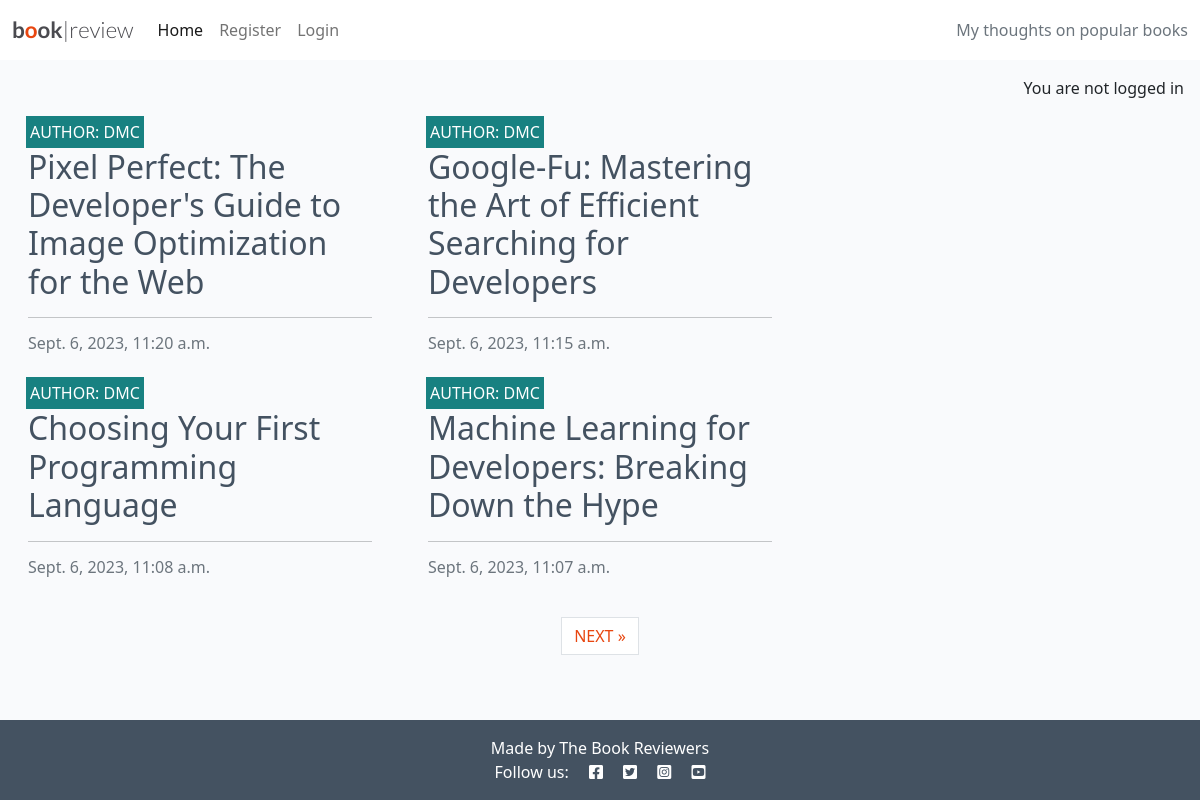
The page / on the database its author committed.
### blog/models.py (models this page shows, shortened)
class Post(models.Model):
    title = models.CharField(max_length=200, unique=True)
    slug = models.SlugField(max_length=200, unique=True)
    author = models.ForeignKey(User, on_delete=models.CASCADE, related_name="blog_posts", default='DMC')
    content = models.TextField()
    created_on = models.DateTimeField(auto_now_add=True)
    status = models.IntegerField(choices=STATUS, default=0)
    updated_on = models.DateTimeField(auto_now=True)
    class Meta:
        ordering = ["-created_on"]

### blog/views.py (the view)
# urls.py: path('', views.PostList.as_view(), name='home'),
class PostList(generic.ListView):  # Generic view, therefore template name is inferred: post_list.html
    queryset = Post.objects.all().filter(status=1).order_by("-created_on")
    template_name = "blog/index.html"
    paginate_by = 4

### blog/templates/blog/index.html (shortened to what this page needs)
{% extends "base.html" %}
{% block content %}
<div class="container-fluid">
    <div class="row">
        <div class="col-12 mt-3 left">
            <div class="row">
                {% for post in post_list %}
                <div class="col-md-4">
                    <div class="card mb-4">
                        <div class="card-body">
                            <div class="image-container">
                                <div class="image-flash">
                                    <p class="author">Author: {{ post.author }}</p>
                                </div>
                            </div>
                            <a href="{% url 'post_detail' post.slug %}" class="post-link">
                                <h2 class="card-title">{{ post.title }}</h2>
                            </a>
                            <hr />
                            <p class="card-text text-muted h6">{{ post.created_on}}
                            </p>
                        </div>
                    </div>
                </div>
                {% if forloop.counter|divisibleby:2 %}
            </div>
            <div class="row">
                {% endif %}
                {% endfor %}
            </div>
        </div>
    </div>
    {% if is_paginated %}
    <nav aria-label="Page navigation">
        <ul class="pagination justify-content-center">
            {% if page_obj.has_next %}
            <li><a href="?page={{ page_obj.next_page_number }}" class="page-link"> NEXT &raquo;</a></li>
            {% endif %}
        </ul>
    </nav>
    {% endif %}
</div>
{% endblock %}

### static/css/style.css (style rules this page uses)
body { background-color: #F9FAFC; }
.main-bg { background-color: #F9FAFC; }
.card { border: none; background-color: transparent; }
.image-container { position: relative; }
.image-flash { position: absolute; bottom: 5%; min-width: 30%; left: -2px; background-color: #188181; }
.author { color: white; margin: 4px; text-transform: uppercase; }
.post-link { text-decoration: none; color: #445261; }
.post-link:hover, .page-link { color: #E84610; }

### rows shown on the page
Post: author "DMC", title "Pixel Perfect: The Developer's Guide to Image Optimization for the Web", created_on "Sept. 6, 2023, 11:20 a.m."
Post: author "DMC", title "Google-Fu: Mastering the Art of Efficient Searching for Developers", created_on "Sept. 6, 2023, 11:15 a.m."
Post: author "DMC", title "Choosing Your First Programming Language", created_on "Sept. 6, 2023, 11:08 a.m."
Post: author "DMC", title "Machine Learning for Developers: Breaking Down the Hype", created_on "Sept. 6, 2023, 11:07 a.m."
